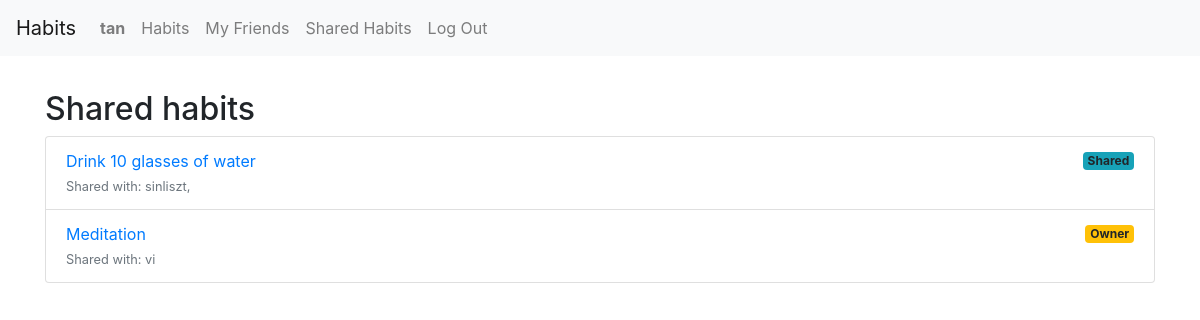
The page /shared/ (signed in) on the database its author committed.
### tracker/models.py (models this page shows, shortened)
class User(AbstractUser):
    friends = models.ManyToManyField("self", symmetrical=True, blank=True)

class Habit(models.Model):
    name = models.CharField(max_length=100)
    created_at = models.DateField(auto_now_add=True)
    description = models.TextField(blank=True)
    users = models.ManyToManyField(User, related_name="shared_habits")
    owner = models.ForeignKey(User, on_delete=models.CASCADE, related_name="habits_owned", null=True, blank=True)
    target_minutes = models.PositiveIntegerField(default=30)
    category = models.ForeignKey(Category, on_delete=models.CASCADE, related_name='habits')

### tracker/views.py (the view)
# urls.py: path("shared/", views.shared_habits_view, name="shared_habits"),
@login_required
def shared_habits_view(request):
    shared_habits = Habit.objects.filter(users=request.user)
    shared_habits = [habit for habit in shared_habits if habit.users.count() > 1]
    return render(request, "tracker/shared_habits.html", {
        "habits": shared_habits,
    })

### tracker/templates/tracker/shared_habits.html
{% extends "tracker/layout.html" %}
{% load static %}
{% block body %}
    <div class="container mt-4">
        <h2>Shared habits</h2>
        {% if habits %}
            <ul class="list-group">
                {% for habit in habits %}
                    <li class="list-group-item">
                        <div class="d-flex justify-content-between align-items-center">
                            <a href="{% url 'habit_detail' habit.id %}">{{ habit.name }}</a>
                            {% if habit.owner == request.user %}
                                <span class="badge bg-info">Shared</span>
                            {% else %}
                                <span class="badge bg-warning">Owner</span>
                            {% endif %}
                        </div>
                        <small class="text-muted">
                            Shared with:
                            {% for user in habit.users.all %}
                                {% if user != request.user %}
                                    {{ user.username }}{% if not forloop.last %}, {% endif %}
                                {% endif %}
                            {% endfor %}
                        </small>
                    </li>
                {% endfor %}
            </ul>
        {% else %}
            <div class="alert alert-info">You have no shared habits</div>
        {% endif %}
    </div>
{% endblock %}

### tracker/templates/tracker/layout.html (shortened to what this page needs)
{% load static %}
<!DOCTYPE html>
<html lang="en">
    <head>
        <link rel="stylesheet" href="https://stackpath.bootstrapcdn.com/bootstrap/4.4.1/css/bootstrap.min.css">
        <link href="{% static 'tracker/styles.css' %}" rel="stylesheet">
    </head>
    <body>
        <nav class="navbar navbar-expand-lg navbar-light bg-light">
            <a class="navbar-brand" href="#">Habits</a>
            <div>
              <ul class="navbar-nav mr-auto">
                {% if user.is_authenticated %}
                    <li class="nav-item">
                        <a class="nav-link" href="{% url 'profile_view' request.user %}"><strong>{{ user.username }}</strong></a>
                    </li>
                {% endif %}
                <li class="nav-item">
                  <a class="nav-link" href="{% url 'index' %}">Habits</a>
                </li>
                {% if user.is_authenticated %}
                    <li class="nav-item">
                        <a class="nav-link" href="{% url 'friends_list' %}">My Friends</a>
                    </li>
                    <li class="nav-item">
                        <a class="nav-link" href="{% url 'shared_habits' %}">Shared Habits</a>
                    </li>
                    <li class="nav-item">
                        <a class="nav-link" href="{% url 'logout' %}">Log Out</a>
                    </li>
                {% endif %}
              </ul>
            </div>
          </nav>
        <div class="body">
            {% block body %}
            {% endblock %}
        </div>
    </body>
</html>

### tracker/static/tracker/styles.css (style rules this page uses)
.body { padding: 10px; }

### rows shown on the page
User: username "tan"
Habit: name "Drink 10 glasses of water", shows "Shared"
User: username "sinliszt"
Habit: name "Meditation", shows "Owner"
User: username "vi"
